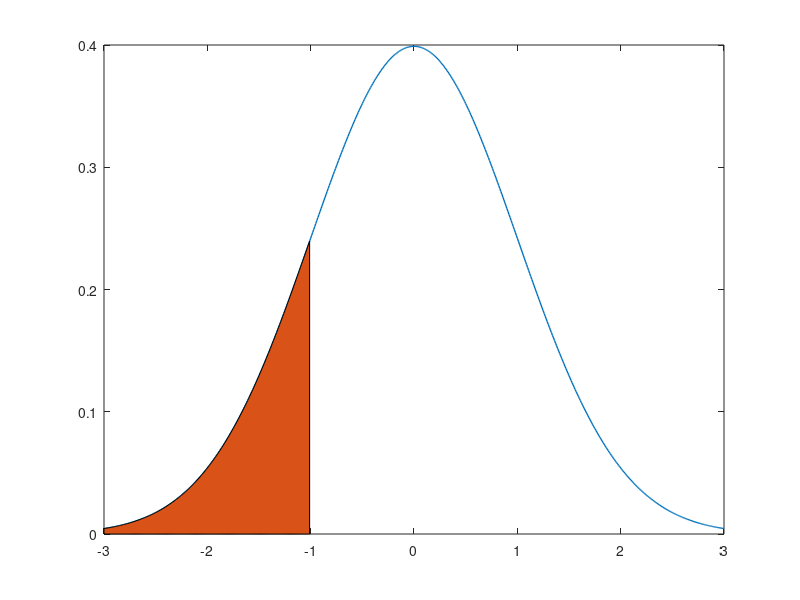

Write MATLAB code to recreate this figure. (Note: this script raises an error after producing the figure.)
close all
t = -3:.01:3;
p1 = normpdf(t);
plot(t,p1,'linewidth',1);
hold on
h=area(t(1:200),p1(1:200));
h.FaceAlpha = 0.2;
text(-1.5,.05,'\alpha')
%text(-2,.02,'(Cumulative probability)')
xlabel('Z Value')
ylabel('Probability density (p)')
